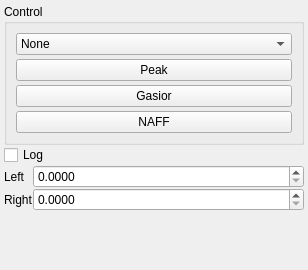
<?xml version="1.0" encoding="UTF-8"?>
<ui version="4.0">
 <class>Form</class>
 <widget class="QWidget" name="Form">
  <property name="geometry">
   <rect>
    <x>0</x>
    <y>0</y>
    <width>308</width>
    <height>270</height>
   </rect>
  </property>
  <property name="sizePolicy">
   <sizepolicy hsizetype="MinimumExpanding" vsizetype="MinimumExpanding">
    <horstretch>0</horstretch>
    <verstretch>0</verstretch>
   </sizepolicy>
  </property>
  <property name="windowTitle">
   <string>Form</string>
  </property>
  <layout class="QVBoxLayout" name="verticalLayout_3" stretch="0">
   <property name="spacing">
    <number>2</number>
   </property>
   <property name="leftMargin">
    <number>4</number>
   </property>
   <property name="topMargin">
    <number>4</number>
   </property>
   <property name="rightMargin">
    <number>4</number>
   </property>
   <property name="bottomMargin">
    <number>4</number>
   </property>
   <item>
    <layout class="QVBoxLayout" name="verticalLayout_2">
     <property name="spacing">
      <number>0</number>
     </property>
     <property name="sizeConstraint">
      <enum>QLayout::SetDefaultConstraint</enum>
     </property>
     <item>
      <widget class="QGroupBox" name="groupBox">
       <property name="title">
        <string>Control</string>
       </property>
       <layout class="QVBoxLayout" name="verticalLayout">
        <property name="spacing">
         <number>4</number>
        </property>
        <item>
         <widget class="QComboBox" name="checkWindowBox">
          <item>
           <property name="text">
            <string>None</string>
           </property>
          </item>
          <item>
           <property name="text">
            <string>Hann</string>
           </property>
          </item>
          <item>
           <property name="text">
            <string>Hamming</string>
           </property>
          </item>
         </widget>
        </item>
        <item>
         <widget class="QPushButton" name="usePeakBtn">
          <property name="text">
           <string>Peak</string>
          </property>
          <property name="checkable">
           <bool>true</bool>
          </property>
          <attribute name="buttonGroup">
           <string notr="true">buttonGroup</string>
          </attribute>
         </widget>
        </item>
        <item>
         <widget class="QPushButton" name="useGassiorBtn">
          <property name="text">
           <string>Gasior</string>
          </property>
          <property name="checkable">
           <bool>true</bool>
          </property>
          <attribute name="buttonGroup">
           <string notr="true">buttonGroup</string>
          </attribute>
         </widget>
        </item>
        <item>
         <widget class="QPushButton" name="useNaffBtn">
          <property name="styleSheet">
           <string notr="true">selection-color: rgb(0, 255, 0);</string>
          </property>
          <property name="text">
           <string>NAFF</string>
          </property>
          <property name="checkable">
           <bool>true</bool>
          </property>
          <attribute name="buttonGroup">
           <string notr="true">buttonGroup</string>
          </attribute>
         </widget>
        </item>
       </layout>
      </widget>
     </item>
     <item>
      <widget class="QCheckBox" name="log_mod">
       <property name="text">
        <string>Log</string>
       </property>
      </widget>
     </item>
     <item>
      <layout class="QFormLayout" name="formLayout">
       <item row="0" column="0">
        <widget class="QLabel" name="lb_label">
         <property name="text">
          <string>Left</string>
         </property>
        </widget>
       </item>
       <item row="0" column="1">
        <widget class="QDoubleSpinBox" name="lboardSBox">
         <property name="correctionMode">
          <enum>QAbstractSpinBox::CorrectToNearestValue</enum>
         </property>
         <property name="keyboardTracking">
          <bool>false</bool>
         </property>
         <property name="decimals">
          <number>4</number>
         </property>
         <property name="maximum">
          <double>0.500000000000000</double>
         </property>
         <property name="singleStep">
          <double>0.001000000000000</double>
         </property>
        </widget>
       </item>
       <item row="1" column="0">
        <widget class="QLabel" name="rb_label">
         <property name="text">
          <string>Right</string>
         </property>
        </widget>
       </item>
       <item row="1" column="1">
        <widget class="QDoubleSpinBox" name="rboardSBox">
         <property name="correctionMode">
          <enum>QAbstractSpinBox::CorrectToNearestValue</enum>
         </property>
         <property name="keyboardTracking">
          <bool>false</bool>
         </property>
         <property name="decimals">
          <number>4</number>
         </property>
         <property name="maximum">
          <double>0.500000000000000</double>
         </property>
         <property name="singleStep">
          <double>0.001000000000000</double>
         </property>
        </widget>
       </item>
      </layout>
     </item>
     <item>
      <spacer name="verticalSpacer">
       <property name="orientation">
        <enum>Qt::Vertical</enum>
       </property>
       <property name="sizeType">
        <enum>QSizePolicy::Minimum</enum>
       </property>
       <property name="sizeHint" stdset="0">
        <size>
         <width>20</width>
         <height>6</height>
        </size>
       </property>
      </spacer>
     </item>
    </layout>
   </item>
  </layout>
 </widget>
 <resources/>
 <connections/>
 <buttongroups>
  <buttongroup name="buttonGroup"/>
 </buttongroups>
</ui>
